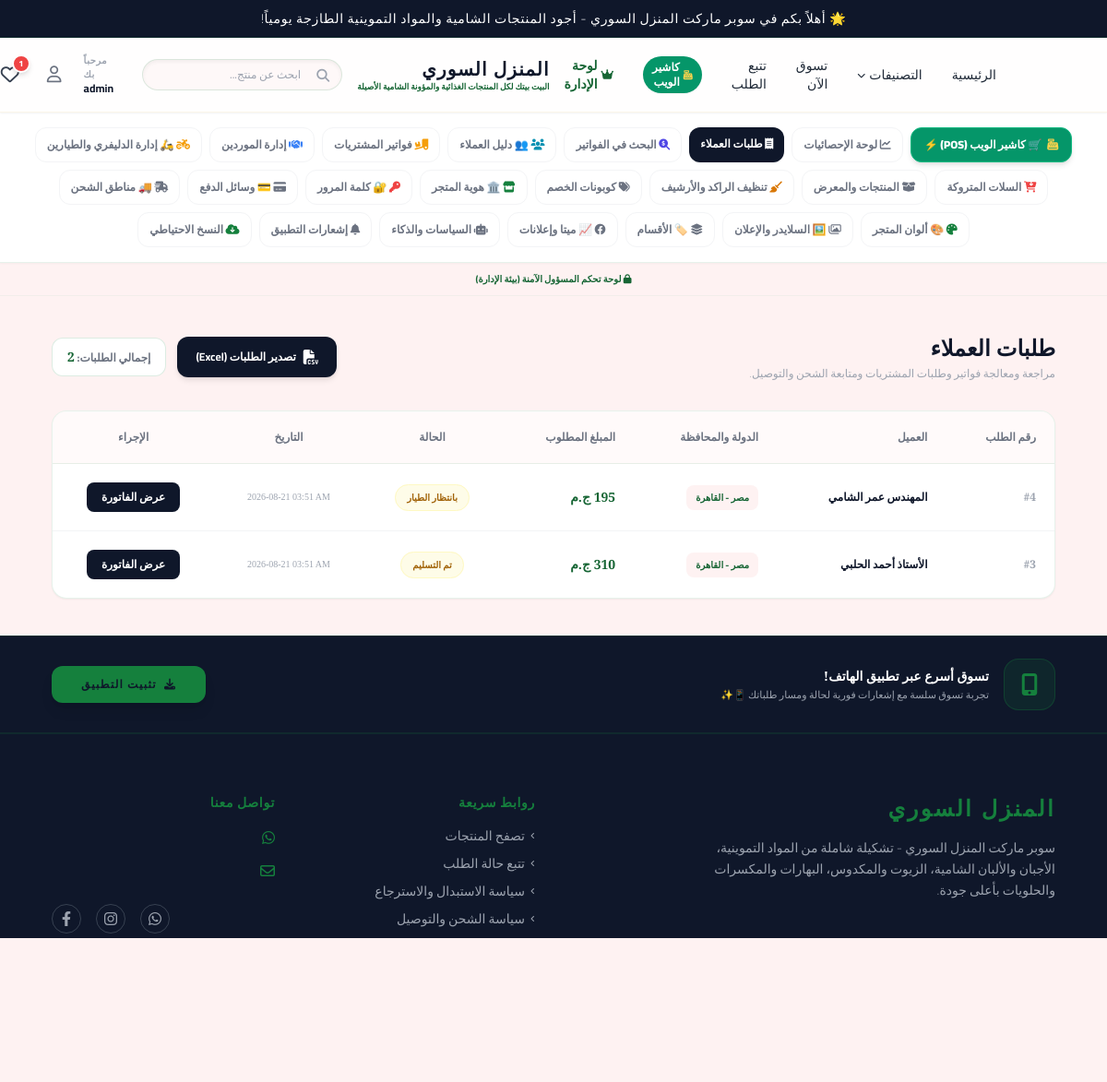
Page /admin_orders.php (signed in) on the committed database.
### tables this page shows
CREATE TABLE orders (
            id INTEGER PRIMARY KEY AUTOINCREMENT, customer_name VARCHAR(255) NOT NULL, customer_phone VARCHAR(50) NOT NULL,
            governorate VARCHAR(100) DEFAULT 'القاهرة', customer_address TEXT NOT NULL, order_details TEXT NOT NULL, 
            total_price DECIMAL(10,2) NOT NULL, discount_amount DECIMAL(10,2) DEFAULT 0, shipping_cost DECIMAL(10,2) DEFAULT 0, coupon_code VARCHAR(50) DEFAULT NULL,
            status VARCHAR(50) DEFAULT 'جديد', created_at TIMESTAMP DEFAULT CURRENT_TIMESTAMP
        , customer_email VARCHAR(255) DEFAULT NULL, user_id INT DEFAULT NULL, payment_method VARCHAR(100) DEFAULT 'الدفع عند الاستلام', payment_status VARCHAR(50) DEFAULT 'غير مدفوع', receipt_image VARCHAR(500) DEFAULT NULL, transaction_ref VARCHAR(250) DEFAULT NULL, country VARCHAR(100) DEFAULT 'مصر', currency VARCHAR(50) DEFAULT 'ج.م', source VARCHAR(50) DEFAULT 'web', cashier_name VARCHAR(100) DEFAULT NULL, delivery_person VARCHAR(100) DEFAULT NULL, delivery_fee DECIMAL(10,2) DEFAULT 0, synced INT DEFAULT 1, delivery_lat VARCHAR(50) DEFAULT NULL, delivery_lng VARCHAR(50) DEFAULT NULL, delivery_distance_km DECIMAL(10,2) DEFAULT NULL, shipping_type VARCHAR(50) DEFAULT 'flat');

### admin_orders.php (the view, shortened to what this page needs)
<?php
include 'header.php';
include 'admin_nav.php';
$orders = $pdo->query("SELECT * FROM orders ORDER BY id DESC")->fetchAll(PDO::FETCH_ASSOC);
?>
<div class="container mx-auto px-4 md:px-8 py-10 max-w-6xl animate-fade-in">
    <div class="flex flex-col sm:flex-row justify-between items-start sm:items-center gap-4 mb-8">
        <div>
            <h2 class="text-2xl font-serif font-bold text-royal-dark">طلبات العملاء</h2>
            <p class="text-xs text-gray-400 mt-1 font-light">مراجعة ومعالجة فواتير وطلبات المشتريات ومتابعة الشحن والتوصيل.</p>
        </div>
        <div class="flex items-center gap-3">
            <a href="admin_orders.php?action=export" class="bg-royal-charcoal text-white hover:bg-royal-gold hover:text-royal-charcoal text-xs font-bold py-2.5 px-5 rounded-xl shadow-md transition-all flex items-center gap-2"><i class="fa-solid fa-file-csv text-base"></i> تصدير الطلبات (Excel)</a>
            <div class="text-xs font-bold text-gray-500 bg-white border border-royal-gold/15 py-2.5 px-4 rounded-xl h-fit">
                إجمالي الطلبات: <span class="text-royal-darkgold font-serif text-sm"><?php echo count($orders); ?></span>
            </div>
        </div>
    </div>
    <div class="bg-white shadow-sm border border-royal-gold/10 rounded-2xl overflow-hidden">
        <div class="overflow-x-auto">
            <table class="w-full text-right text-xs">
                <thead class="bg-royal-sand/40 text-gray-500 border-b border-royal-gold/10 font-bold">
                    <tr>
                        <th class="p-5 font-bold">رقم الطلب</th>
                        <th class="p-5 font-bold">العميل</th>
                        <th class="p-5 font-bold">الدولة والمحافظة</th>
                        <th class="p-5 font-bold">المبلغ المطلوب</th>
                        <th class="p-5 font-bold text-center">الحالة</th>
                        <th class="p-5 font-bold text-center">التاريخ</th>
                        <th class="p-5 font-bold text-center">الإجراء</th>
                    </tr>
                </thead>
                <tbody class="divide-y divide-gray-100 font-medium">
                    <?php if(empty($orders)): ?>
                        <tr>
                            <td colspan="7" class="p-10 text-center text-gray-400 font-serif">لا توجد أي طلبات مسجلة في المتجر حتى الآن.</td>
                        </tr>
                    <?php else: ?>
                        <?php foreach($orders as $o): ?>
                        <tr class="hover:bg-royal-cream/35 transition-colors">
                            <td class="p-5 text-gray-400 font-bold font-serif">#<?php echo $o['id']; ?></td>
                            <td class="p-5 font-bold text-royal-dark"><?php echo htmlspecialchars($o['customer_name']); ?></td>
                            <td class="p-5">
                                <span class="bg-royal-sand text-royal-darkgold px-2.5 py-1 rounded-lg font-bold text-[10px]">
                                    <?php echo htmlspecialchars((!empty($o['country']) ? $o['country'] . ' - ' : '') . $o['governorate']); ?>
                                </span>
                            </td>
                            <td class="p-5 font-serif text-royal-darkgold font-bold text-sm">
                                <?php echo $o['total_price']; ?> <?php echo htmlspecialchars($o['currency'] ?: ($settings['store_currency'] ?? 'ج.م')); ?>
                            </td>
                            <td class="p-5 text-center">
                                <?php
                                $status_class = 'bg-yellow-50 text-yellow-700 border border-yellow-100';
                                ?>
                                <span class="px-3 py-1 rounded-full text-[10px] font-bold <?php echo $status_class; ?>"><?php echo $o['status']; ?></span>
                            </td>
                            <td class="p-5 text-center text-gray-400 text-[10px] font-serif" dir="ltr"><?php echo date('Y-m-d h:i A', strtotime($o['created_at'])); ?></td>
                            <td class="p-5 text-center">
                                <a href="admin_order_details.php?id=<?php echo $o['id']; ?>" class="bg-royal-charcoal text-white hover:bg-royal-gold hover:text-royal-charcoal px-4 py-2 rounded-lg hover:shadow transition-all inline-block font-bold">عرض الفاتورة</a>
                            </td>
                        </tr>
                        <?php endforeach; ?>
                    <?php endif; ?>
                </tbody>
            </table>
        </div>
    </div>
</div>
<?php
include 'footer.php';
?>

### rows in the picture
orders: id "4", customer_name "المهندس عمر الشامي", country+governorate "مصر - القاهرة", total_price "195", currency "ج.م", status "بانتظار الطيار", created_at "2026-08-21 03:51 AM"
orders: id "3", customer_name "الأستاذ أحمد الحلبي", country+governorate "مصر - القاهرة", total_price "310", currency "ج.م", status "تم التسليم", created_at "2026-08-21 03:51 AM"

### other values in the picture
$announcement_bar "🌟 أهلاً بكم في سوبر ماركت المنزل السوري - أجود المنتجات الشامية والمواد التموينية الطازجة يومياً!"
$settings['store_name'] "المنزل السوري"
$settings['store_tagline'] "البيت بيتك لكل المنتجات الغذائية والمؤونة الشامية الأصيلة"
$_SESSION['username'] "admin"
$wishlist_count "1"
count($orders) "2"
$f_store_name "المنزل السوري"
$f_store_description "سوبر ماركت المنزل السوري - تشكيلة شاملة من المواد التموينية، الأجبان والألبان الشامية، الزيوت والمكدوس، البهارات والمكسرات والحلويات بأعلى جودة."
